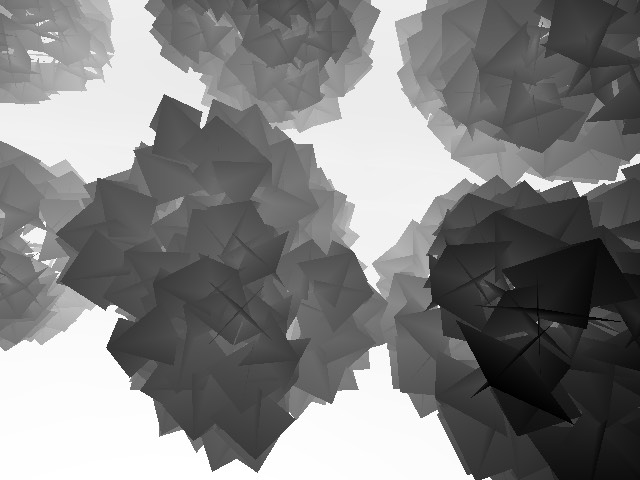
#> input picture image_123986672.JPG, 640 x 480 px
$ python steepness_new.py   (older library calls are emulated)
#> lines starting #> are read from the running program, lines starting #| are printed output that depends on the picture
import cv2
import numpy as np

d_im = cv2.imread("image_123986672.JPG")
#> d_im is the input picture: shape (480, 640, 3); min 0, max 255, mean 128.4
d_im = cv2.cvtColor(d_im, cv2.COLOR_BGR2GRAY)
#> d_im: shape (480, 640)
d_im = d_im.astype("float64")

# z = np.gradient(d_im)
# print(np.shape(z))
# You may also consider using Sobel to get a joint Gaussian smoothing and differentation
# to reduce noise
zx = cv2.Sobel(d_im, cv2.CV_64F, 1, 0, ksize=5)
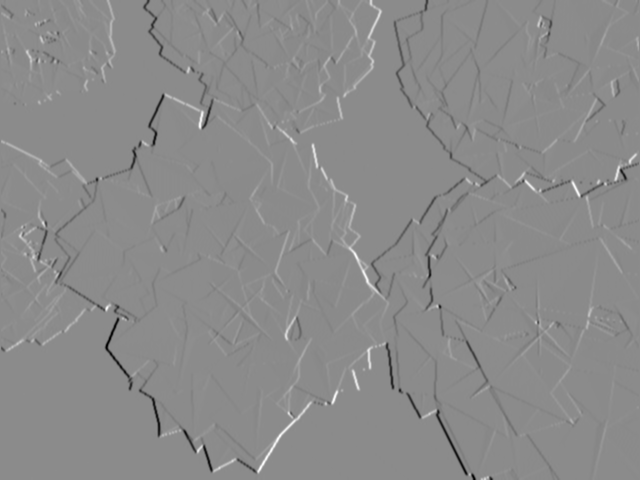
#> zx: shape (480, 640) float64; min -9590, max 7946, mean -23.7; drawn with min black and max white
zy = cv2.Sobel(d_im, cv2.CV_64F, 0, 1, ksize=5)
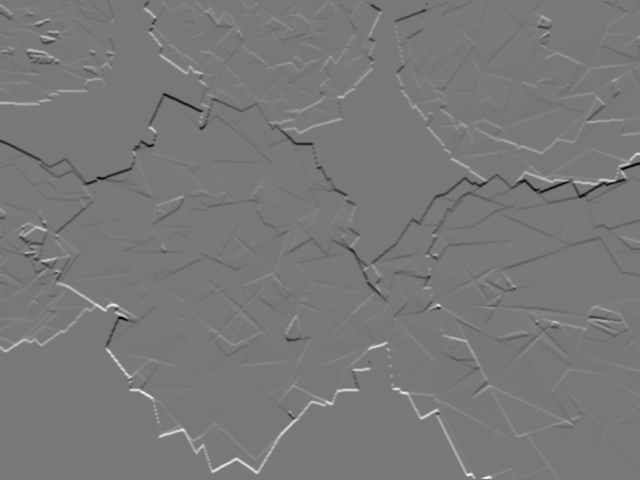
#> zy: shape (480, 640) float64; min -8669, max 9605, mean 21.2; drawn with min black and max white
# print(np.shape(zy))
normal = np.dstack((-zx, -zy, np.ones_like(d_im)))
n = np.linalg.norm(normal, axis=2)
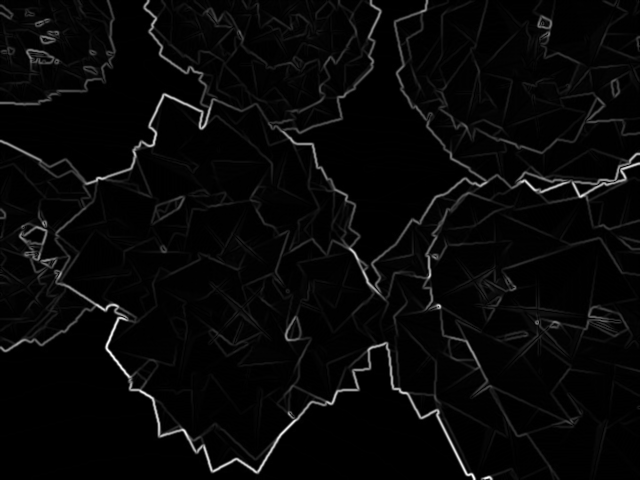
#> n: shape (480, 640) float64; min 1, max 10257.9, mean 331; drawn with min black and max white
normal[:, :, 0] /= n
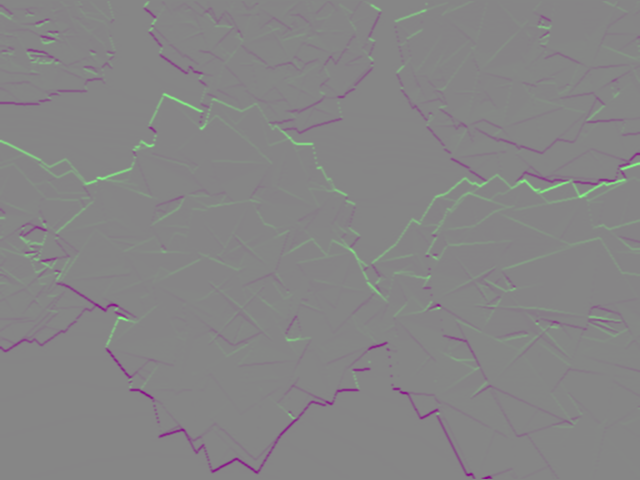
#> normal: shape (480, 640, 3) float64; mean of channels 0, 1, 2 0, -21.2, 1; drawn with min black and max white
normal[:, :, 1] /= n
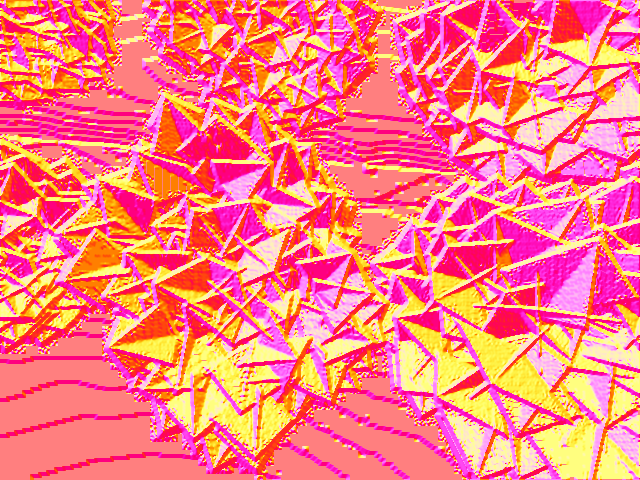
#> normal: shape (480, 640, 3) float64; mean of channels 0, 1, 2 0.0184, -0.0271, 1; drawn with min black and max white
normal[:, :, 2] /= n
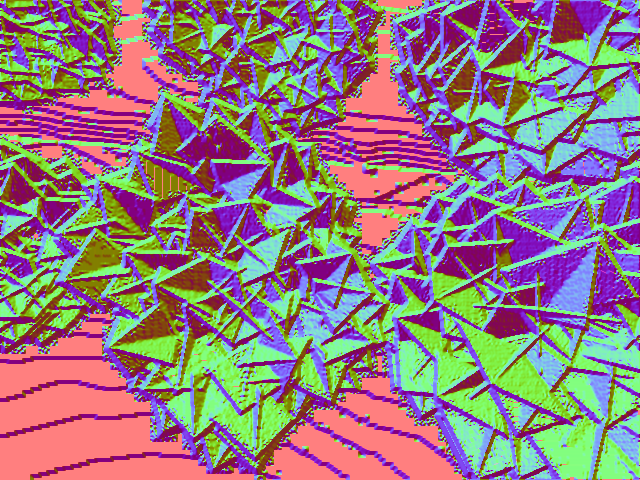
#> normal: shape (480, 640, 3) float64; mean of channels 0, 1, 2 0.0184, -0.0271, 0.158; drawn with min black and max white
#
# # offset and rescale values to be in 0-255
normal += 1
normal /= 2
# [15 lines of commented-out code are left out]

heatmapshow = None
heatmapshow = cv2.normalize(normal[:, :, ::-1], heatmapshow, alpha=0, beta=255, norm_type=cv2.NORM_MINMAX, dtype=cv2.CV_8U)
#
heatmapshow = cv2.applyColorMap(heatmapshow, cv2.COLORMAP_JET)
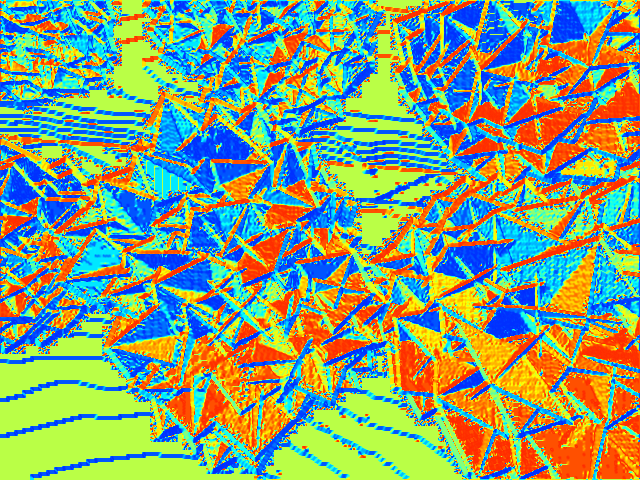
#> heatmapshow: shape (480, 640, 3); mean B, G, R 122.2, 161.3, 133.1
# [5 lines of commented-out code are left out]
cv2.imwrite("steepness_2.jpg",heatmapshow)

$ run again, with heatmap.jpg copied over image_123986672.JPG
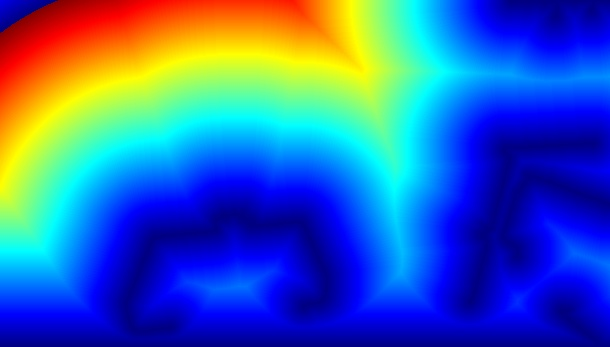
#> input picture heatmap.jpg, 610 x 347 px
#> d_im is the input picture: shape (347, 610, 3); mean B, G, R 175.9, 96.7, 53.8
#> `normal[:, :, 2] /= n`:
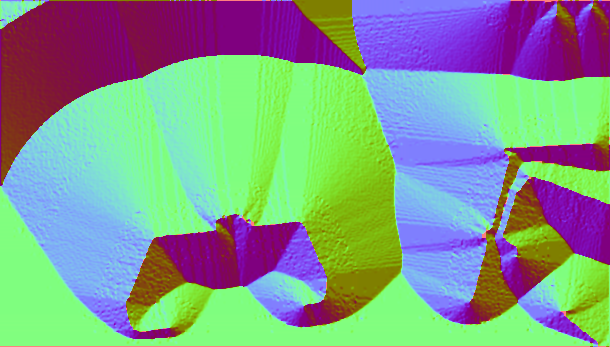
#> normal: shape (347, 610, 3) float64; mean of channels 0, 1, 2 0.104, 0.214, 0.0157; drawn with min black and max white
#> `heatmapshow = cv2.applyColorMap(heatmapshow, cv2.COLORMAP_JET)`:
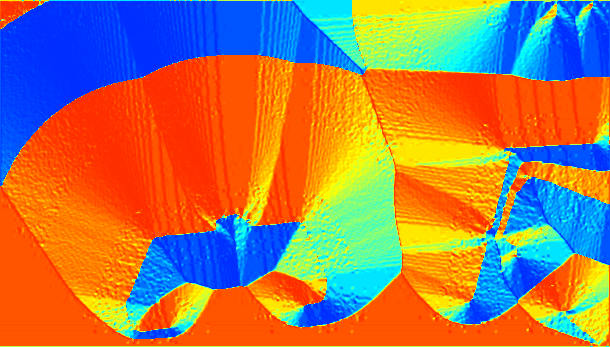
#> heatmapshow: shape (347, 610, 3); mean B, G, R 89.1, 123.9, 166

$ run again, with heatmap_2.jpg copied over image_123986672.JPG
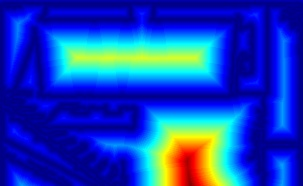
#> input picture heatmap_2.jpg, 303 x 186 px
#> d_im is the input picture: shape (186, 303, 3); mean B, G, R 186.9, 63.6, 23.5
#> `heatmapshow = cv2.applyColorMap(heatmapshow, cv2.COLORMAP_JET)`:
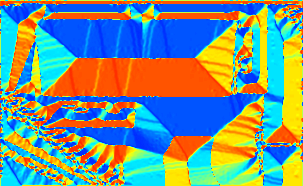
#> heatmapshow: shape (186, 303, 3); mean B, G, R 135.6, 147.9, 119.5
